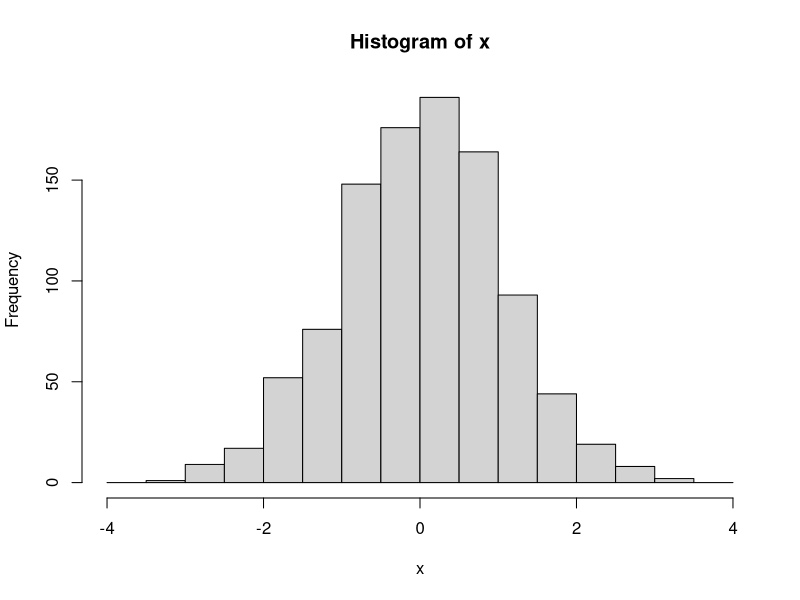
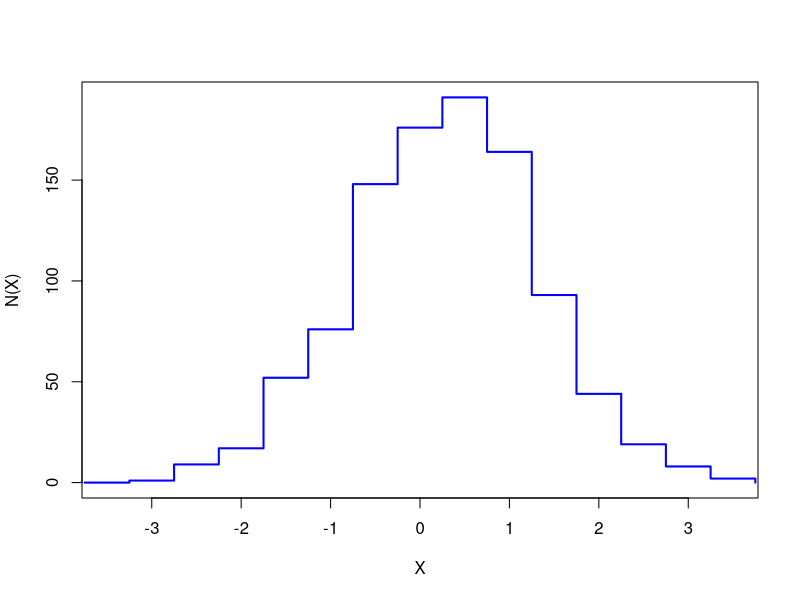

Reproduce these figures in R, in order.
x <- rnorm(1000)  #distribucion normal random

hx <- hist(x,breaks=seq(-4,4,0.5))

#escribir hx en pantalla y ver
plot(hx$mids,hx$count,type='s',xlim=c(-3.5,3.5),main="",xlab="X",ylab="N(X)",,col="blue",lwd=2)

#Normalizado
#plot(hx$mids,hx$count/sum(hx$counts),type='s',xlim=c(-3.5,3.5),main="",xlab="X",ylab="N(X)",,col="blue",lwd=2,)
